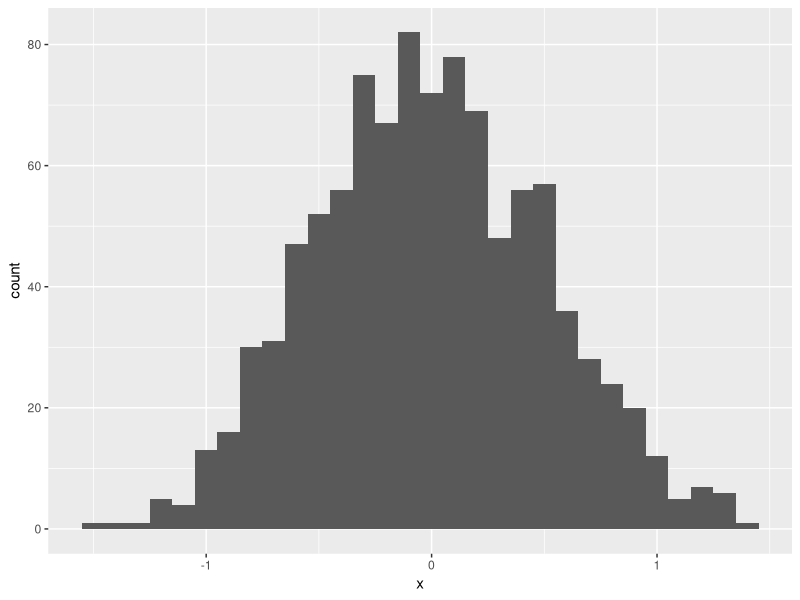
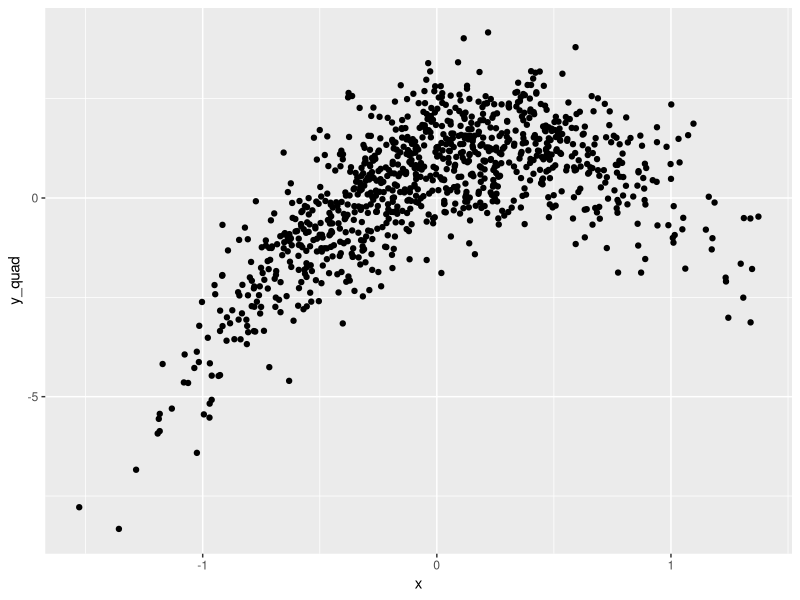
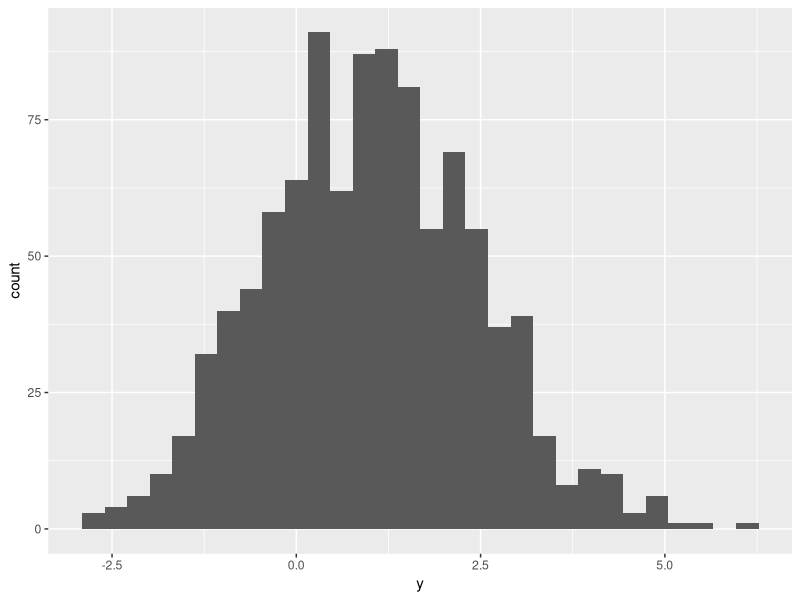
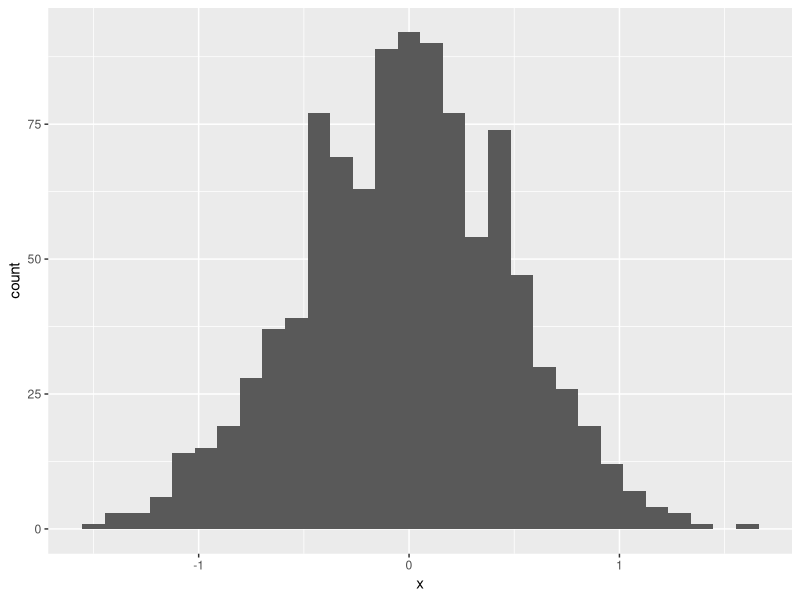
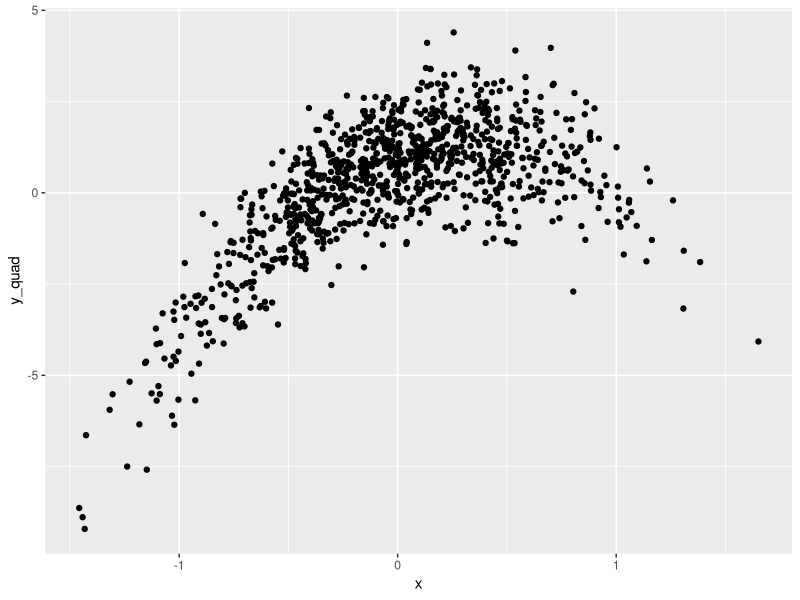
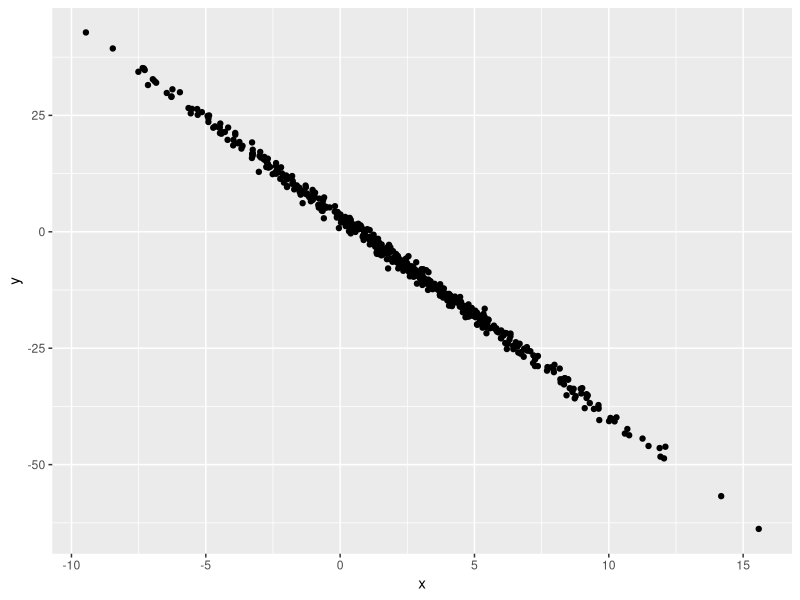

Source code (R) for these figures, in order:
## ---- chunk 1
library(tidyverse)
## ---- chunk 2
x = runif(n = 20)    # Generate 20 random numbers
y = c(1,3,17,25)

mean(x)
var(x)
## ---- chunk 3
library(tidyverse)

example_df = tibble(
  vec_numeric = 1:4,
  vec_char = c("Jack","Jeff","Lily","Sam"),
  vec_factor = factor(c("male","male","famale","male"))
)

example_df
## ---- chunk 4
plot_df = tibble(
  x = rnorm(1000, sd = 0.5),       # draw 1000 from normal distribution
  y = 1 + 2 * x + rnorm(1000),      # add noise
  y_quad = 1 + 2 * x - 3 * x ^ 2 +rnorm(1000)
  )
## ---- chunk 5
ggplot(plot_df, aes(x = x)) + geom_histogram()     
# first thing is what data set, second is what I put in x-axis, and than going to say what kind of polt I want to draw
## ---- chunk 6
ggplot(plot_df, aes(x = x, y = y_quad)) + geom_point()
## ---- chunk 7
ggplot(plot_df, aes(x = y)) + geom_histogram()     

## ---- chunk 8
plot_df = tibble(
  x = rnorm(1000, sd = 0.5),       # draw 1000 from normal distribution
  y = 1 + 2 * x + rnorm(1000),      # add noise
  y_quad = 1 + 2 * x - 3 * x ^ 2 +rnorm(1000)
  )

ggplot(plot_df, aes(x = x)) + geom_histogram()     

ggplot(plot_df, aes(x = x, y = y_quad)) + geom_point()
## ---- chunk 9
samp = rnorm(100)
length(samp)
## ---- chunk 10
library(tidyverse)

plot_df = tibble(
  x = rnorm(500, mean = 2, sd = 4),
  y = 3 - 4.2 * x + rnorm(500)
)

ggplot(plot_df, aes(x = x, y = y)) + geom_point()
